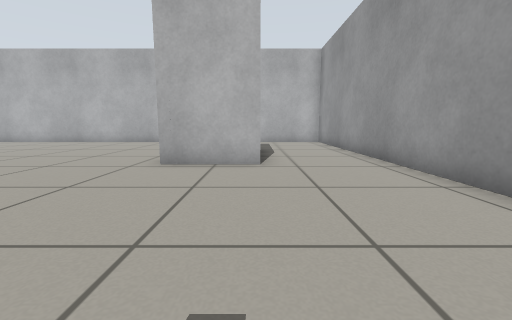
view 1 (above)

15 first-person views from a walk through a world built for the Gazebo simulator. The camera is 0.5 m above the floor, tilts 8° down and sees 90° across. The floor is counted in squares, 0.5 m on a side. Each view is taken from the middle of a square. On the plan, view 1 faces up. The plan holds only what a view shows up to about 11 squares ahead; the rest is blank.

view 2
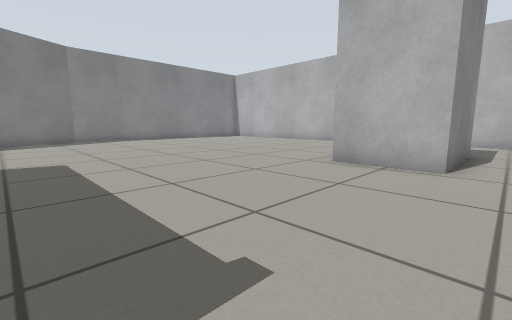

view 3
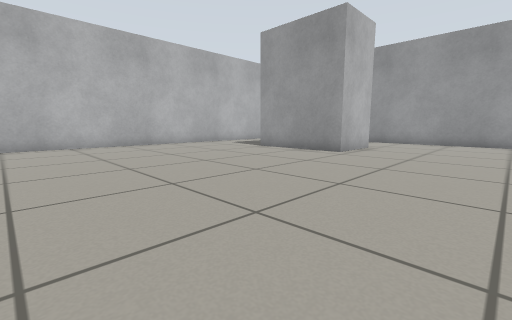

view 4
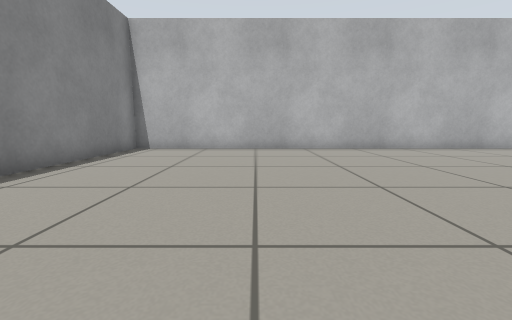

view 5
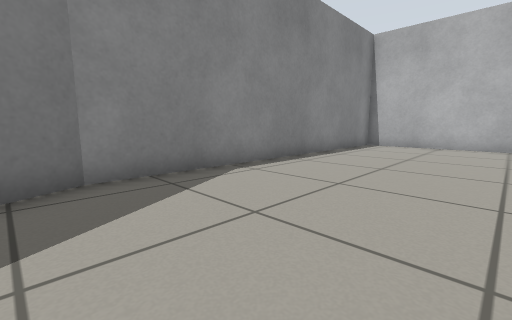

view 6
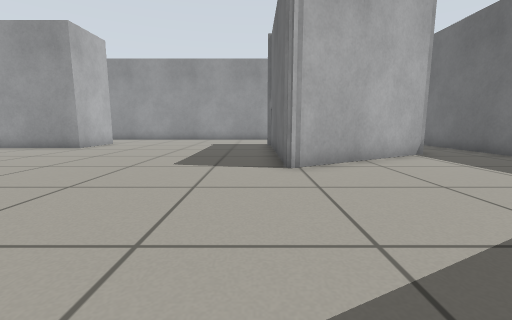

view 7
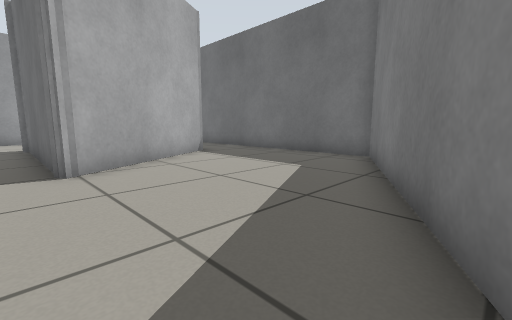

view 8
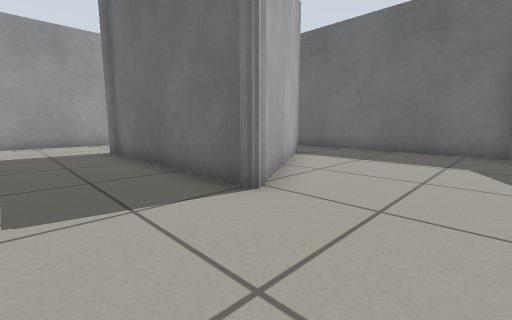

view 9
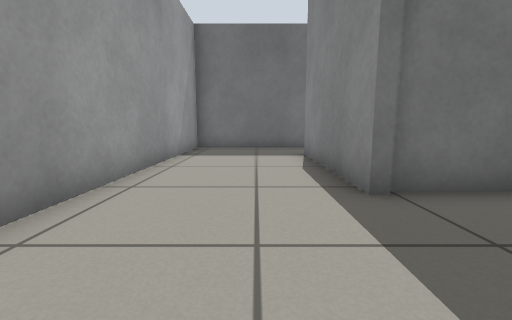

view 10
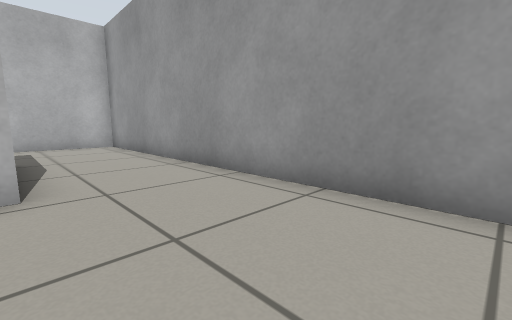

view 11
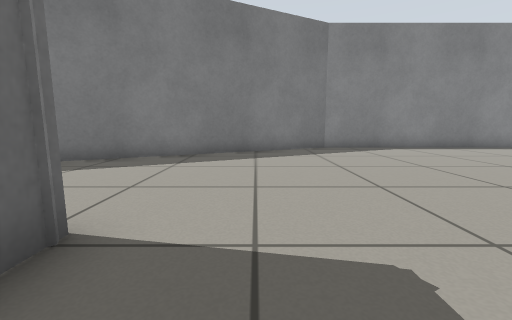

view 12
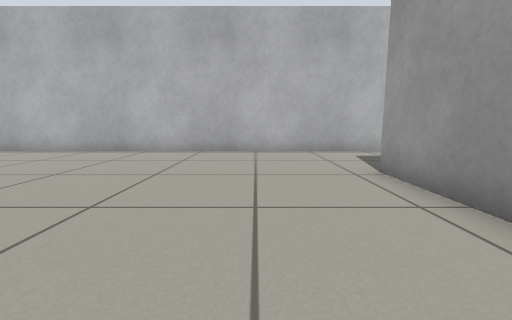

view 13
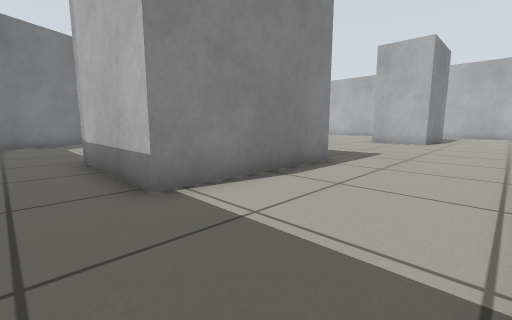

view 14
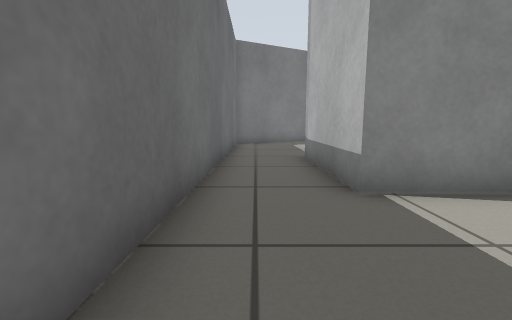

view 15
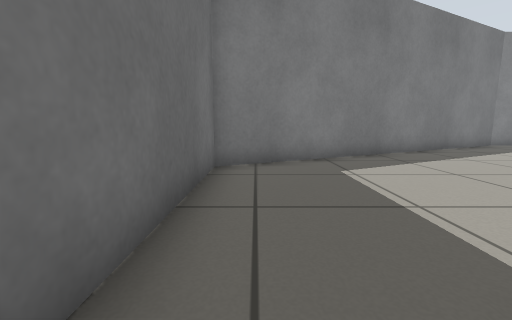

### Floor plan
Points are (right, up) in squares from view 1. A wall is a line through its corners. A room is listed if a view was taken in it or the views show most of it. See-through windows are left out.
Room 1 (views 1, 2, 3, 4, 5, 6, 7, 8, 9, 10, 11, 12, 13, 14, 15)
walls: (-7.2, -1.7) (-0.6, -1.7) (-0.6, -6.5) (-4.6, -6.5) (-7.2, -1.9) (-7.2, -1.7); (0.1, 10.4) (0.1, 6.3) (-2.4, 6.3) (-2.4, 10.4); (-15.9, 2.9) (-9.9, -9) (3.5, -9) (3.5, 14.4) (-15.9, 14.4) (-15.9, 2.9)

Positions as (right, up) in squares from view 1, and headings:
1: (0, 0), facing up
2: (1, 0), facing up-left
3: (-11, 2), facing up-right
4: (-11, 4), facing up
5: (-11, 2), facing up-left
6: (-13, -1), facing right
7: (-13, -1), facing down-right
8: (-10, 1), facing down-right
9: (1, 2), facing down
10: (0, 2), facing up-right
11: (-5, 0), facing left
12: (-5, 5), facing up
13: (3, -8), facing up-left
14: (3, -8), facing left
15: (-4, -8), facing left
